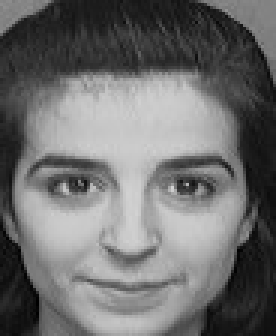
#> input picture img00x.jpg, 92 x 112 px (shown 3 times larger); its folder holds only this picture in this run
$ python Rec_faces_New35.py
#> lines starting #> are read from the running program, lines starting #| are printed output that depends on the picture
# -*- coding: utf-8 -*-

# Author 1: Ernande Melo
# Author 2 and Reviser: Leonardo Monteiro

from array import array
import cv2
import pandas as pd
import numpy as np
from ia35 import machineLearning
import os.path
import os as os

# Definição de dimensões da imagem a ser classificada
H = 112
L = 92
BASE_FACES = 'att_image_base_faces/'
NUM_IMG = 8


def get_and_prepare_img(L: int, H: int) -> np.ndarray:
#> called with L = 92, H = 112
    img_path_test = str(input())
#> the answer given: img00x.jpg
    img_test = cv2.imread(img_path_test)
#> img_test is the input picture: shape (112, 92, 3); min 0, max 211, mean 110.4
    img_test = cv2.cvtColor(img_test, cv2.COLOR_BGR2GRAY)
#> img_test: shape (112, 92)
    img_test = cv2.resize(img_test, (L, H), interpolation=cv2.INTER_AREA)
    return img_test


def get_dif_img(img_test, L: int, H: int) -> np.ndarray:
    difx = np.ones((L, H-1))
    for i in range(0, L):
        for j in range(0, H-1):
            if (img_test[i, j] >= img_test[i][j+1]):
                difx[i][j] = (img_test[i][j] + (-1)*img_test[i][j+1])
            else:
                difx[i][j] = (img_test[i][j+1] + (-1)*img_test[i][j])
    return difx


def get_img_path_of_base(i_class: int, i_class_img: int, img_sufix=True) -> str:
    sufix = 'img' if img_sufix else ''
    args_path = [
        BASE_FACES, 's', str(i_class),
        '/', sufix, str(i_class_img), '.jpg']
    img_path_of_base = os.path.abspath(''.join(args_path))
    return img_path_of_base


def get_top_three(score_list: list):
    indexed_list = list(enumerate(score_list))
    top3 = sorted(range(len(indexed_list)),
                  key=lambda i: indexed_list[i][1], reverse=True)[:3]
    return [(x, score_list[x]) for x in top3]


def get_corr_xy(imagexf, img_test,  L: int, H: int) -> int:
    imgref = cv2.cvtColor(imagexf, cv2.COLOR_BGR2GRAY)
    det2Y = np.reshape(imgref, (H*L, 1), order='C')
    det2X = np.reshape(img_test, (H*L, 1), order='C')
    det2XX = pd.DataFrame(data=det2X)
    det2YY = pd.DataFrame(data=det2Y)
    det2XX.columns = ['A']
    det2YY.columns = ['B']
    dfres = pd.concat([det2XX, det2YY], axis=1)
    corrXY = (abs(dfres['A'].corr(dfres['B'])))
    return corrXY


img_test = get_and_prepare_img(L, H)

# Atribuições provavelmente redundantes
L = int(img_test.shape[0])
#> L = 112
H = int(img_test.shape[1])
#> H = 92

dif_img = get_dif_img(img_test, L, H)
#> after the loop in get_dif_img, `for i in range(0, L):`:
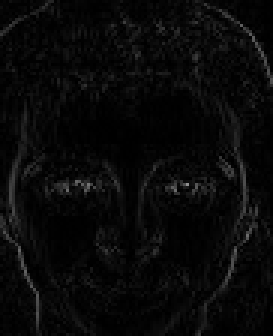
#> difx: shape (112, 91) float64 (shown 3 times larger); min 0, max 143, mean 8.9

res_value = []
res_index = []

path = os.listdir(BASE_FACES)
N = len(path)
n = N+1
print('number of classes', n)

for i_class in range(1, n):
    rmax = []
    for i_class_img in range(1, NUM_IMG):

        img_path_of_base = get_img_path_of_base(i_class, i_class_img)
        # print('img_path_of_base', img_path_of_base)
        img_base = cv2.imread(img_path_of_base)
        # print('img_base', img_base)

#> (the run stopped early here; a loop or call above may not have finished)
